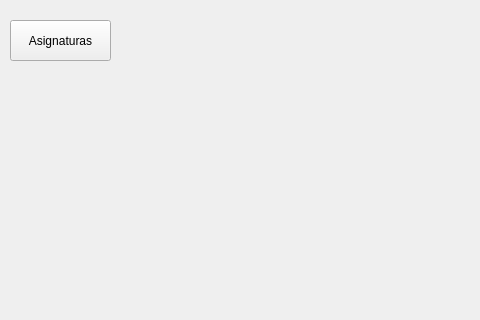
<?xml version="1.0" encoding="UTF-8"?>
<ui version="4.0">
 <class>MainWindow</class>
 <widget class="QMainWindow" name="MainWindow">
  <property name="geometry">
   <rect>
    <x>0</x>
    <y>0</y>
    <width>480</width>
    <height>320</height>
   </rect>
  </property>
  <property name="windowTitle">
   <string>VentanaPrincipal</string>
  </property>
  <widget class="QWidget" name="centralwidget">
   <widget class="QPushButton" name="b_asignaturas">
    <property name="geometry">
     <rect>
      <x>10</x>
      <y>20</y>
      <width>101</width>
      <height>41</height>
     </rect>
    </property>
    <property name="text">
     <string>Asignaturas</string>
    </property>
    <property name="icon">
     <iconset>
      <normaloff>Iconos/asignaturas.png</normaloff>Iconos/asignaturas.png</iconset>
    </property>
    <property name="iconSize">
     <size>
      <width>30</width>
      <height>30</height>
     </size>
    </property>
   </widget>
  </widget>
 </widget>
 <resources/>
 <connections/>
</ui>
